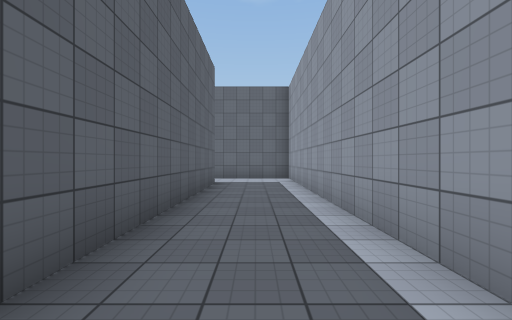
View 1 (above)

23 first-person views from a walk through a scene from a Unity 3-D project. The camera is 1.4 m above the floor, looks level and sees 90° across. The floor is counted in squares, 2 m on a side. Each view is taken from the middle of a square. On the plan, view 1 faces up. The plan holds only what a view shows up to about 9 squares ahead; the rest is blank. The place goes on beyond the plan. Some animated figures are not drawn. Surface patterns are stand-ins for the level's own textures.

View 2
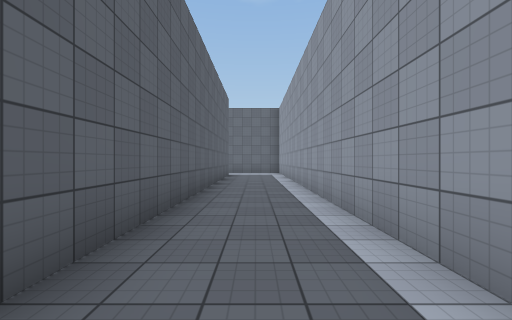

View 3
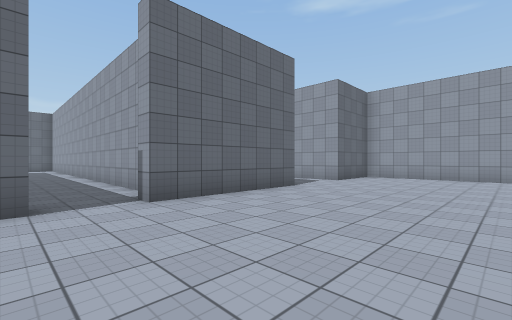

View 4
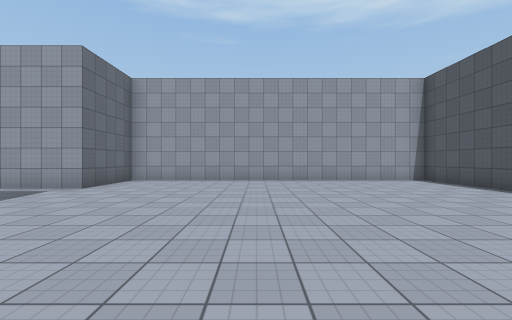

View 5
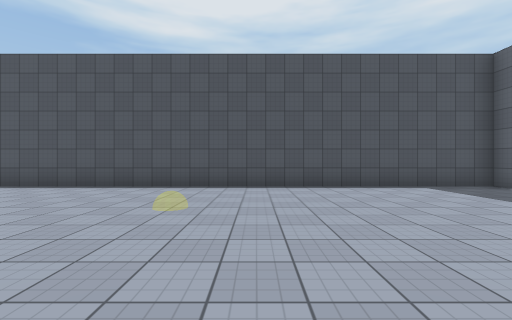

View 6
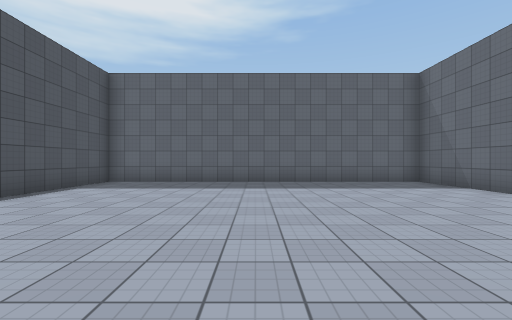

View 7
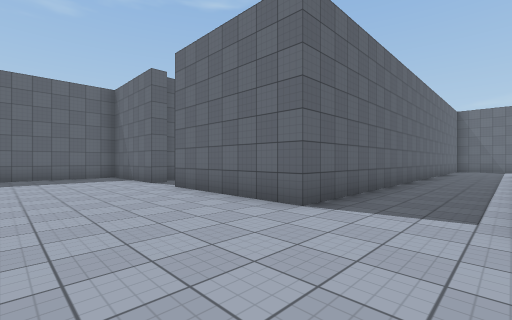

View 8
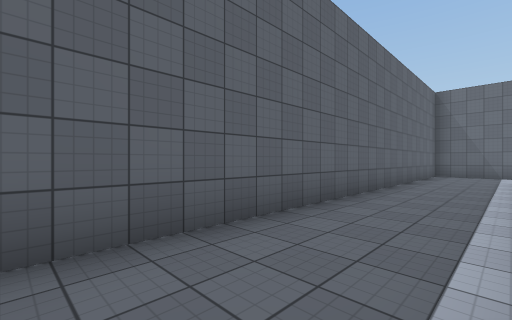

View 9
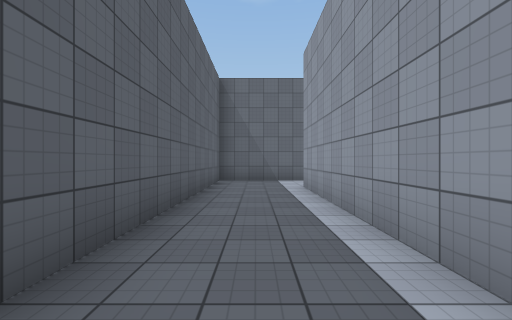

View 10
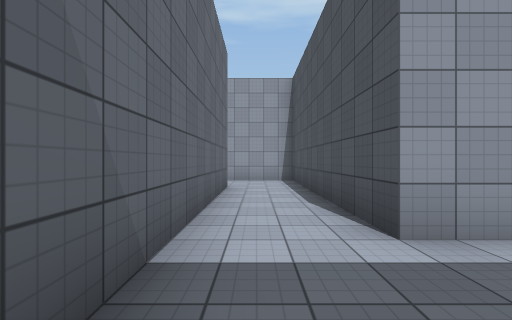

View 11
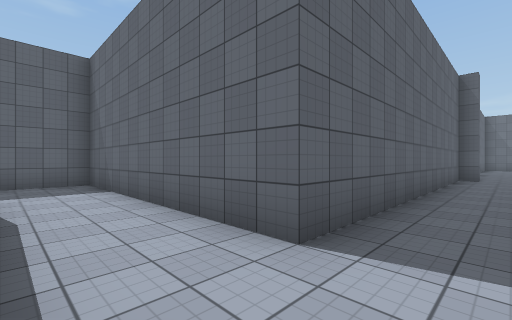

View 12
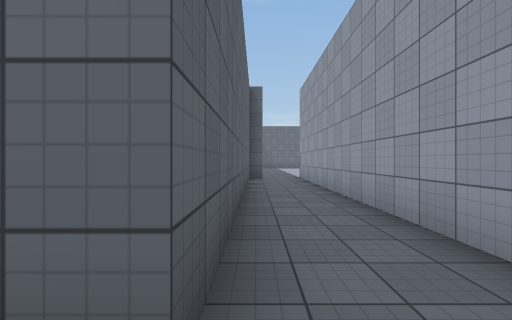

View 13
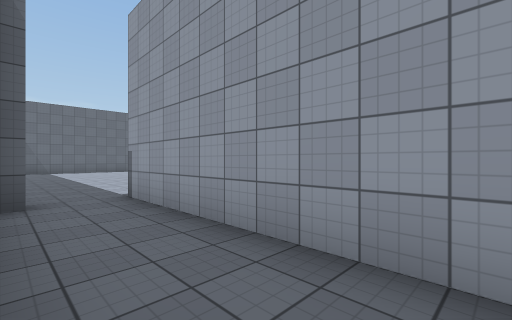

View 14
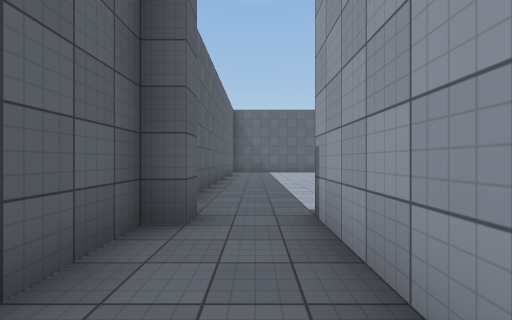

View 15
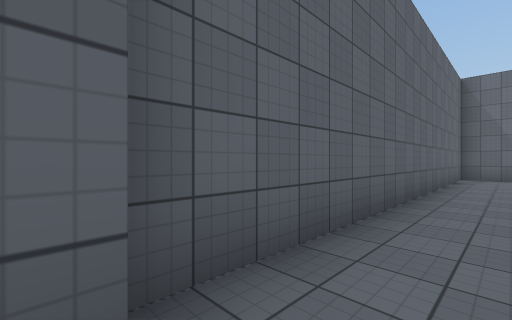

View 16
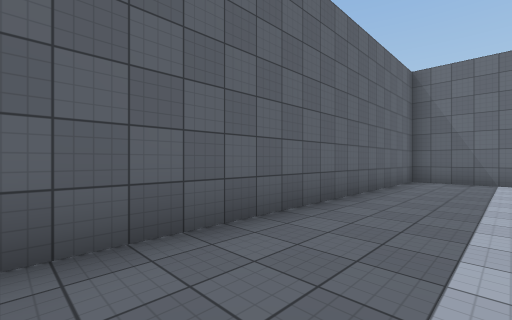

View 17
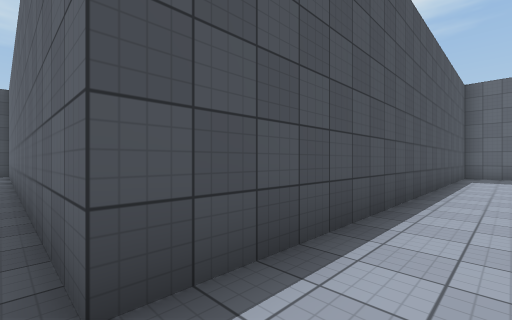

View 18
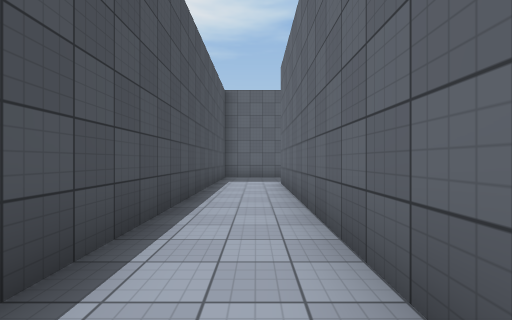

View 19
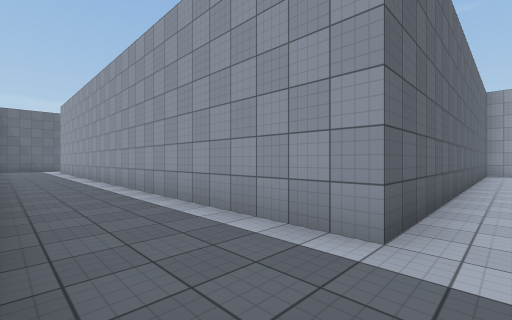

View 20
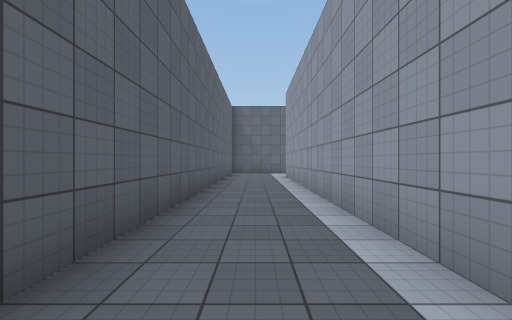

View 21
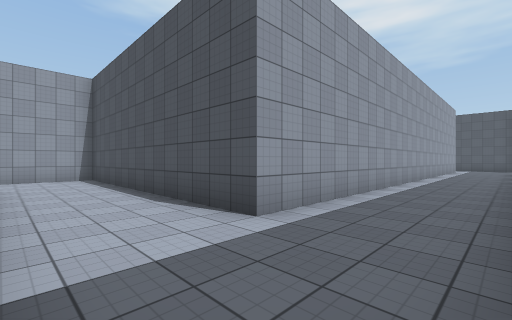

View 22
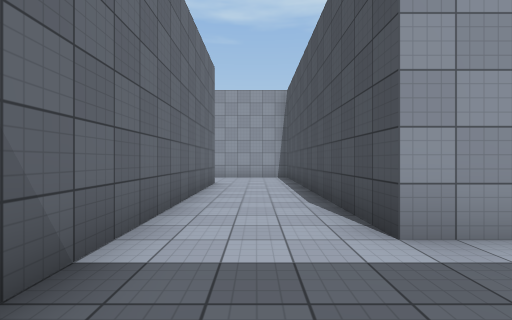

View 23
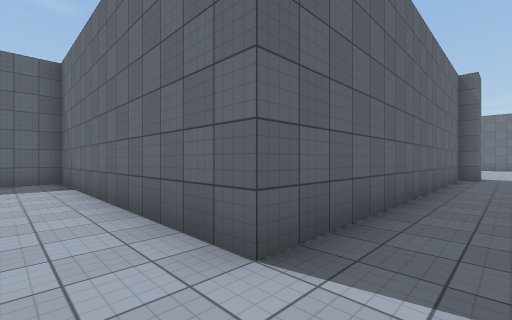

### Floor plan
Points are (right, up) in squares from view 1. A wall is a line through its corners. A room is listed if a view was taken in it or the views show most of it. See-through windows are left out.
Room 1 (views 1, 2, 17, 18, 19, 20, 21, 22, 23)
walls: (-13.2, 9) (-13.2, 8.5); (-13.2, 24) (-13.2, 16.2); (-12.4, 7.8) (-1.2, 7.8) (-1.2, -5); (-1.2, 9.8) (-10.7, 9.8) (-10.7, 25.7) (-2.8, 25.7) (-2.8, 28); (-5.2, 34.5) (-5.2, 28.2) (-13.2, 28.2) (-13.2, 27); (1.3, -3.9) (1.3, 8.9)
ways out: opening at (0, -5) to room 2
Room 2 (views 3, 4, 5, 6, 7, 8, 9, 10, 11, 12, 13, 14)
walls: (-0.7, -5.2) (-0.7, -5.7) (-4.2, -5.7) (-4.2, -15.7) (9.8, -15.7) (9.8, -5.7) (7.3, -5.7) (7.3, -3.8); (7.3, 2.2) (7.3, 7.8) (13.8, 7.8) (13.8, 19.2); (12.3, 18.7) (11.8, 18.7) (11.8, 9.8) (4.8, 9.8) (4.8, -5.7) (0.8, -5.7) (0.8, -5.2)
ways out: opening at (0, -5) to room 1; opening at (13, 19) to room 3
Room 3 (views 15, 16)
walls: (14, 30.3) (11.8, 30.3) (11.8, 19.4); (12.3, 19.2) (12.3, 18.7)
ways out: opening at (13, 19) to room 2

Positions as (right, up) in squares from view 1, and headings:
1: (0, 0), facing up
2: (0, -4), facing up
3: (-1, -10), facing up-right
4: (1, -10), facing right
5: (2, -9), facing down
6: (4, -11), facing left
7: (7, -9), facing up-left
8: (7, -3), facing up-left
9: (6, 1), facing up
10: (5, 9), facing right
11: (13, 8), facing up-left
12: (12, 9), facing up
13: (12, 14), facing up-right
14: (13, 16), facing up
15: (13, 19), facing up-left
16: (14, 21), facing up-left
17: (-1, 9), facing down-left
18: (-3, 9), facing left
19: (-13, 9), facing up-right
20: (-12, 15), facing up
21: (-13, 28), facing down-right
22: (-13, 27), facing right
23: (-4, 27), facing up-left
